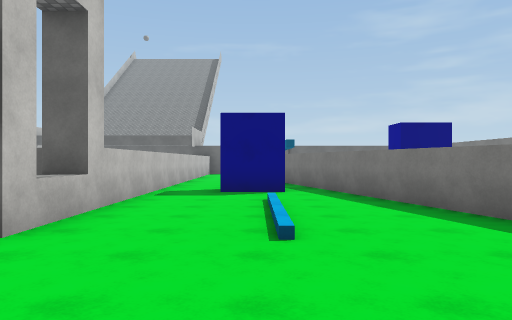
View 1 (above)

20 first-person views from a walk through a Unity game level. The camera is 1.5 m above the floor, looks level and sees 70° across. The floor is counted in squares, 2 m on a side. Each view is taken from the middle of a square. On the plan, view 1 faces up. The plan holds only what a view shows up to about 11 squares ahead; the rest is blank. The place goes on beyond the plan. The player is left out. Surface patterns are stand-ins for the level's own textures.

View 2
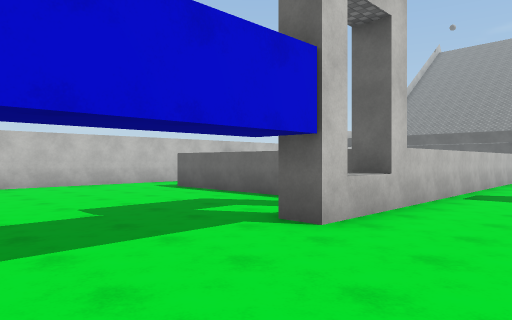

View 3
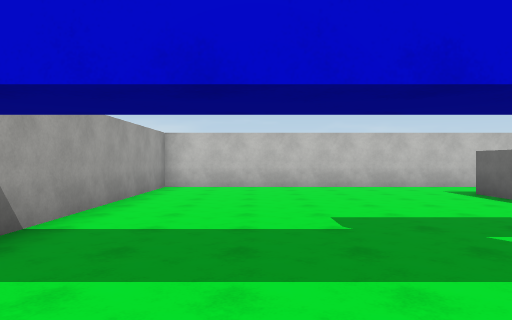

View 4
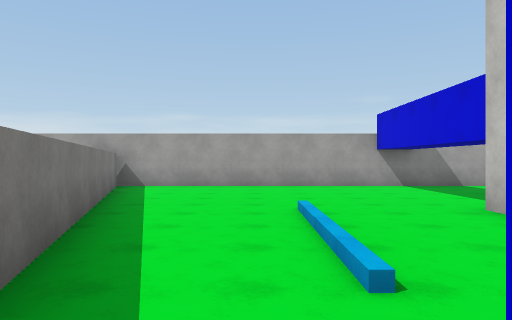

View 5
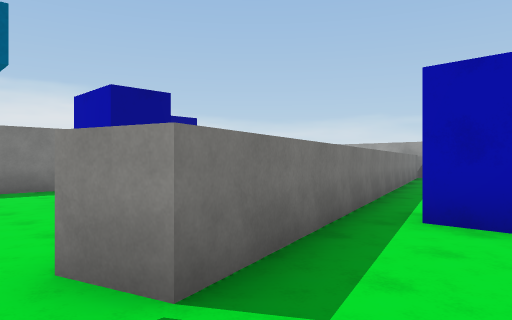

View 6
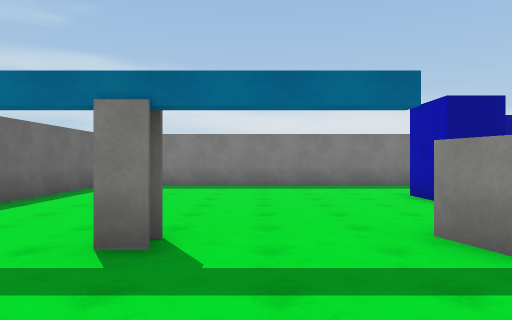

View 7
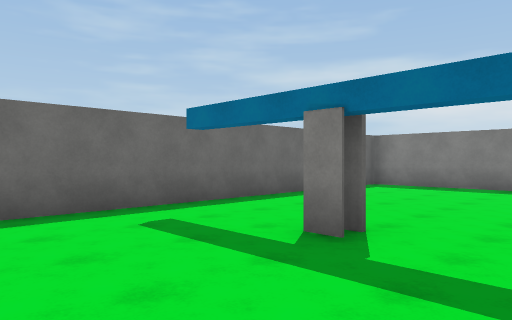

View 8
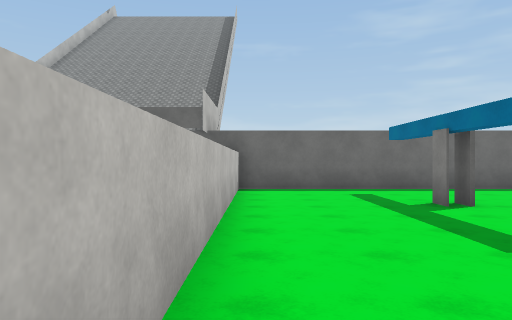

View 9
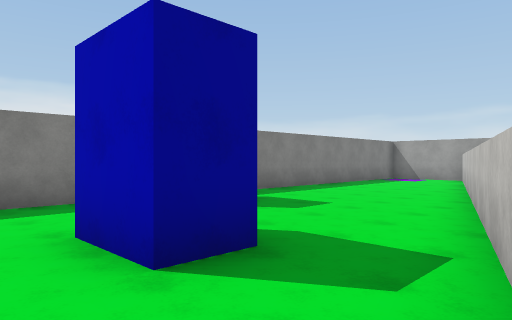

View 10
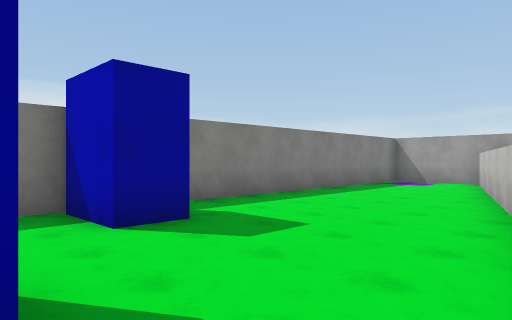

View 11
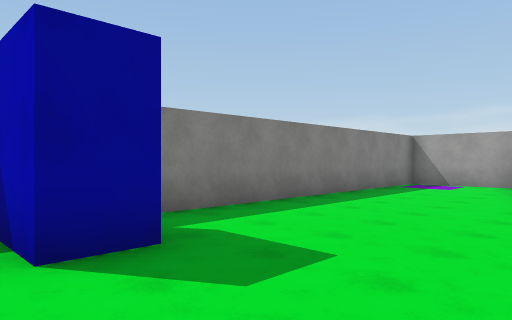

View 12
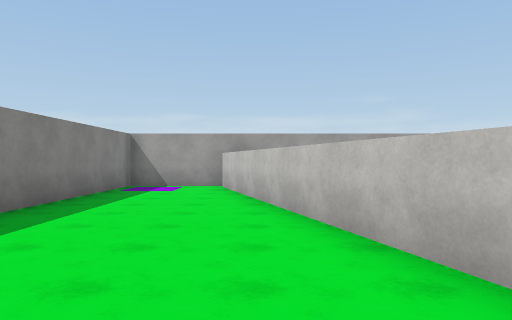

View 13
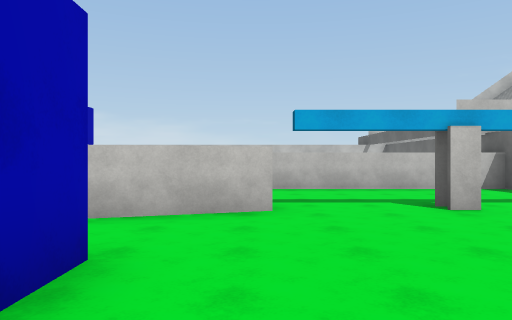

View 14
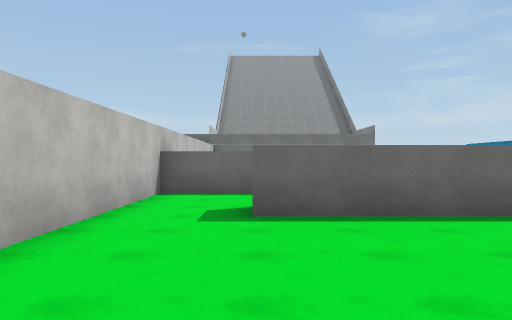

View 15
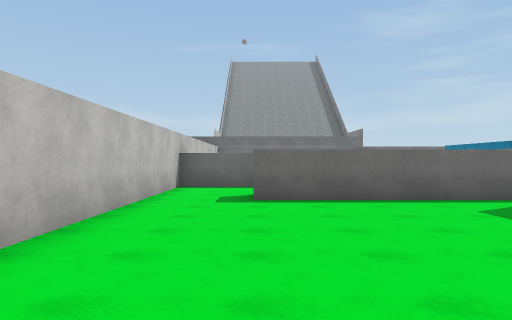

View 16
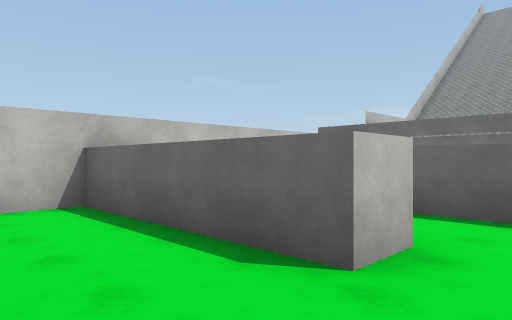

View 17
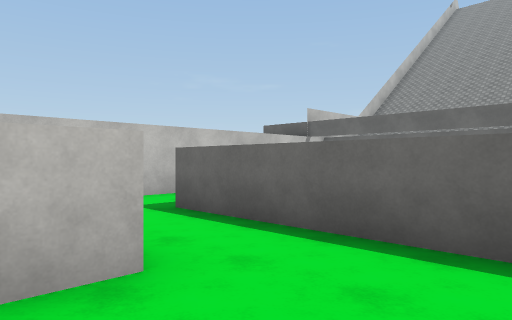

View 18
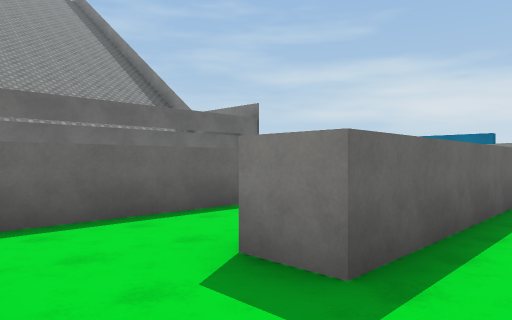

View 19
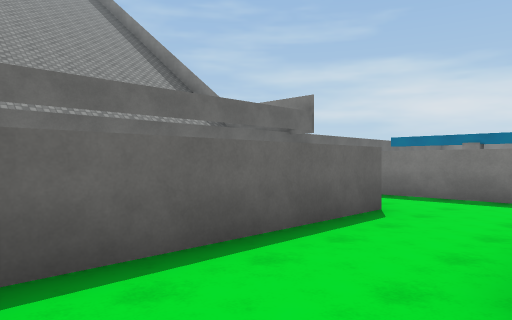

View 20
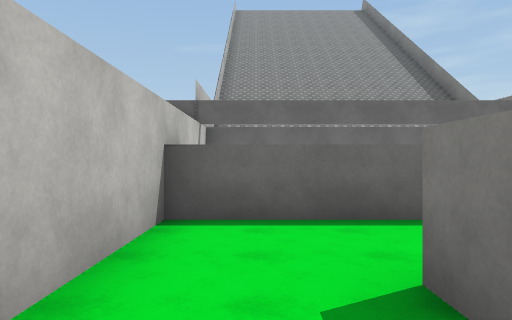

### Floor plan
Points are (right, up) in squares from view 1. A wall is a line through its corners. A room is listed if a view was taken in it or the views show most of it. See-through windows are left out.
Room 1 (views 1, 2, 3, 4, 5, 6, 7, 8, 9, 10, 11, 12, 13, 14, 15)
walls: (0.8, 8.5) (-0.9, 8.5); (-0.2, 9.5) (0.8, 9.5); (4.2, 10.6) (4.2, 11.7) (5.8, 11.7); (-3.4, 5.8) (-9.1, 5.8); (6.9, 8.2) (6.9, 9.3) (8.6, 9.3) (8.6, 19); (1.1, 15.9) (1.1, 16.4); (1.5, 15.9) (1.5, 16.4) (1.5, 15.9); (5.9, -1.5) (8.6, -1.5) (8.6, 7.4); (-11.2, 5.5) (-11.2, -1.5) (5, -1.5) (0.6, 13) (1.6, 13.2) (5.9, -1.1); (8, 19.4) (-2.4, 19.4) (-2.4, 3.5) (-3.1, 3.5)
ways out: opening at (-10.5, 6) to room 2
Room 2 (views 16, 17, 18, 20)
walls: (-6.3, 10.2) (-6.3, 9.2) (-11.2, 9.2) (-11.2, 5.5); (-4.2, 12.2) (-9, 12.2)
ways out: opening at (-10.5, 6) to room 1; opening at (-10.5, 13) to room 3
Room 3 (view 19)
walls: (-5.6, 15.6) (-11.2, 15.6) (-11.2, 12.6); (-9, 12.2) (-9, 13.2); (-3.4, 14.2) (-3.4, 16.8)
ways out: opening at (-10.5, 13) to room 2; opening at (-4.5, 16)

Positions as (right, up) in squares from view 1, and headings:
1: (0, 0), facing up
2: (0, 0), facing up-left
3: (-1, 1), facing left
4: (1, 9), facing down
5: (-1, 14), facing down-right
6: (-2, 15), facing right
7: (-2, 14), facing up-right
8: (-2, 10), facing up
9: (2, 13), facing down-right
10: (3, 11), facing down-right
11: (4, 10), facing down-right
12: (5, 9), facing down
13: (7, 13), facing left
14: (-9, 1), facing up
15: (-9, -1), facing up
16: (-5, 7), facing up-left
17: (-4, 9), facing up-left
18: (-11, 11), facing up-right
19: (-11, 13), facing up-right
20: (-10, 11), facing up
